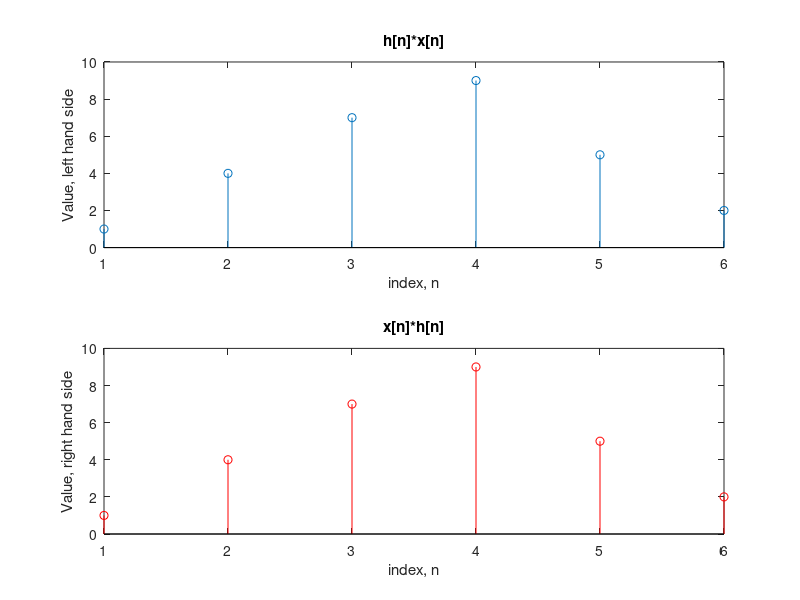

The MATLAB script that drew this image:
clc;
clear all;
close all;

impulseResponse = [1 1 2];
inputSig = [1 3 2 1];
 
lhs = conv(inputSig, impulseResponse)
rhs = conv(impulseResponse, inputSig)
 
figure(1);
subplot(2, 1, 1);
stem(lhs);
title('h[n]*x[n]'); 
xlabel('index, n');
ylabel('Value, left hand side');
 
subplot(2,1,2);
stem(rhs, 'r');
title('x[n]*h[n]');
xlabel('index, n');
ylabel('Value, right hand side');